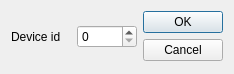
<?xml version="1.0" encoding="UTF-8"?>
<ui version="4.0">
 <class>CaptureDeviceDialog</class>
 <widget class="QDialog" name="CaptureDeviceDialog">
  <property name="geometry">
   <rect>
    <x>0</x>
    <y>0</y>
    <width>234</width>
    <height>74</height>
   </rect>
  </property>
  <property name="windowTitle">
   <string>Dialog</string>
  </property>
  <layout class="QHBoxLayout" name="horizontalLayout_2">
   <item>
    <layout class="QHBoxLayout" name="horizontalLayout">
     <item>
      <widget class="QLabel" name="label">
       <property name="text">
        <string>Device id</string>
       </property>
      </widget>
     </item>
     <item>
      <widget class="QSpinBox" name="spinBox"/>
     </item>
    </layout>
   </item>
   <item>
    <widget class="QDialogButtonBox" name="buttonBox">
     <property name="orientation">
      <enum>Qt::Vertical</enum>
     </property>
     <property name="standardButtons">
      <set>QDialogButtonBox::Cancel|QDialogButtonBox::Ok</set>
     </property>
    </widget>
   </item>
  </layout>
 </widget>
 <resources/>
 <connections>
  <connection>
   <sender>buttonBox</sender>
   <signal>accepted()</signal>
   <receiver>CaptureDeviceDialog</receiver>
   <slot>accept()</slot>
   <hints>
    <hint type="sourcelabel">
     <x>248</x>
     <y>254</y>
    </hint>
    <hint type="destinationlabel">
     <x>157</x>
     <y>274</y>
    </hint>
   </hints>
  </connection>
  <connection>
   <sender>buttonBox</sender>
   <signal>rejected()</signal>
   <receiver>CaptureDeviceDialog</receiver>
   <slot>reject()</slot>
   <hints>
    <hint type="sourcelabel">
     <x>316</x>
     <y>260</y>
    </hint>
    <hint type="destinationlabel">
     <x>286</x>
     <y>274</y>
    </hint>
   </hints>
  </connection>
 </connections>
</ui>
